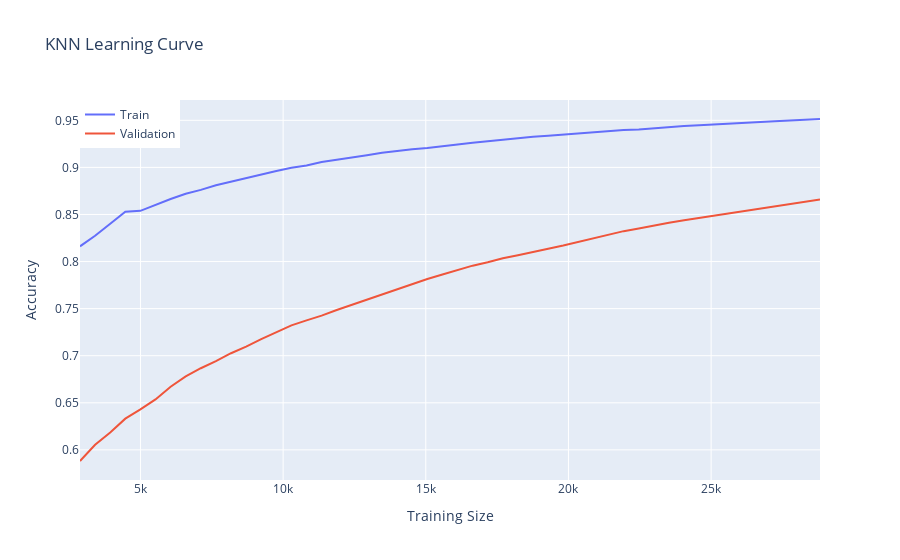

Here is the notebook cell this chart was saved with:
### Code cell
# Calculate learning curve
train_sizes, train_scores, valid_scores = learning_curve(
    knn_classifier.best_estimator_,
    X_train_scaled,
    y_train,
    train_sizes=np.linspace(0.1, 1, 50),
    cv=5,
    scoring="accuracy",
)

# Calculate mean scores
train_scores_mean = np.mean(train_scores, axis=1)
valid_scores_mean = np.mean(valid_scores, axis=1)

# Create a plotly figure
fig = go.Figure()

# Add train scores
fig.add_trace(
    go.Scatter(x=train_sizes, y=train_scores_mean, mode="lines", name="Train")
)

# Add validation scores
fig.add_trace(
    go.Scatter(
        x=train_sizes, y=valid_scores_mean, mode="lines", name="Validation"
    )
)

# Update layout and display
fig.update_layout(
    title="KNN Learning Curve",
    xaxis_title="Training Size",
    yaxis_title="Accuracy",
    legend=dict(x=0, y=1, traceorder="normal"),
)
fig.show()

### Figure 1 — Plotly figure (JSON) as saved in the notebook; plotly's stock layout.template omitted (floating-point values rounded to 4 significant figures)
{"data": [{"mode": "lines", "name": "Train", "type": "scatter", "x": [2881, 3410, 3940, 4469, 4998, 5527, 6057, 6586, 7115, 7645, 8174, 8703, 9232, 9762, 10291, 10820, 11349, 11879, 12408, 12937, 13467, 13996, 14525, 15054, 15584, 16113, 16642, 17171, 17701, 18230, 18759, 19289, 19818, 20347, 20876, 21406, 21935, 22464, 22993, 23523, 24052, 24581, 25111, 25640, 26169, 26698, 27228, 27757, 28286, 28816], "y": [0.8162, 0.8273, 0.8401, 0.853, 0.8539, 0.8605, 0.8664, 0.8721, 0.8761, 0.881, 0.8848, 0.8884, 0.8929, 0.8962, 0.8996, 0.9021, 0.9058, 0.9079, 0.9102, 0.9128, 0.9155, 0.9175, 0.9194, 0.9207, 0.9226, 0.925, 0.9261, 0.9278, 0.9295, 0.9311, 0.9326, 0.9336, 0.9348, 0.9363, 0.9379, 0.9388, 0.9396, 0.9402, 0.9416, 0.9426, 0.9439, 0.9448, 0.9458, 0.9468, 0.9476, 0.9484, 0.9491, 0.9499, 0.9506, 0.9514]}, {"mode": "lines", "name": "Validation", "type": "scatter", "x": [2881, 3410, 3940, 4469, 4998, 5527, 6057, 6586, 7115, 7645, 8174, 8703, 9232, 9762, 10291, 10820, 11349, 11879, 12408, 12937, 13467, 13996, 14525, 15054, 15584, 16113, 16642, 17171, 17701, 18230, 18759, 19289, 19818, 20347, 20876, 21406, 21935, 22464, 22993, 23523, 24052, 24581, 25111, 25640, 26169, 26698, 27228, 27757, 28286, 28816], "y": [0.5882, 0.6054, 0.6184, 0.6331, 0.6429, 0.6536, 0.6671, 0.678, 0.6867, 0.6942, 0.7026, 0.7096, 0.7176, 0.7254, 0.7323, 0.7375, 0.7426, 0.7485, 0.754, 0.7598, 0.7657, 0.7712, 0.7758, 0.7815, 0.7862, 0.7907, 0.7956, 0.7993, 0.8036, 0.8067, 0.8105, 0.8136, 0.817, 0.8209, 0.8245, 0.8285, 0.8323, 0.8352, 0.8378, 0.8412, 0.844, 0.8464, 0.8488, 0.8514, 0.8537, 0.8564, 0.8587, 0.8614, 0.8637, 0.8659]}], "layout": {"legend": {"traceorder": "normal", "x": 0, "y": 1}, "title": {"text": "KNN Learning Curve"}, "xaxis": {"title": {"text": "Training Size"}}, "yaxis": {"title": {"text": "Accuracy"}}}}
